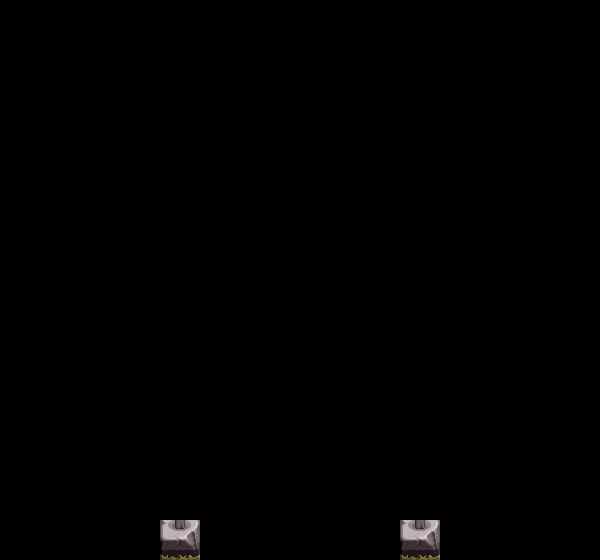

Below is a game level as drawn by its tile map, then a one-line description and the .tmx file that defines it, in full:
An orthogonal 15x14 tile map with 40x40 px tiles, 1 tile layer (y13), 12 hidden layers not drawn.

<map version="1.8" tiledversion="1.8.3" orientation="orthogonal" renderorder="right-down" width="15" height="14" tilewidth="40" tileheight="40" infinite="0" nextlayerid="14" nextobjectid="1">
 <tileset firstgid="1" source="../Camp/map_cemetory_tile6.tsx" />
 <layer id="1" name="y1" width="15" height="14" visible="0">
  <data encoding="csv">
0,0,0,0,0,0,0,0,0,0,0,0,0,0,0,
0,0,0,0,0,52,53,0,52,53,0,0,0,0,0,
0,0,0,0,0,0,0,0,0,0,0,0,0,0,0,
0,0,0,0,0,0,0,0,0,0,0,0,0,0,0,
0,0,0,0,0,0,0,0,0,0,0,0,0,0,0,
0,0,0,0,0,0,0,0,0,0,0,0,0,0,0,
0,0,0,0,0,0,0,0,0,0,0,0,0,0,0,
0,0,0,0,0,0,0,0,0,0,0,0,0,0,0,
0,0,0,0,0,0,0,0,0,0,0,0,0,0,0,
0,0,0,0,0,0,0,0,0,0,0,0,0,0,0,
0,0,0,0,0,0,0,0,0,0,0,0,0,0,0,
0,0,0,0,0,0,0,0,0,0,0,0,0,0,0,
0,0,0,0,0,0,0,0,0,0,0,0,0,0,0,
0,0,0,0,0,0,0,0,0,0,0,0,0,0,0
</data>
 </layer>
 <layer id="2" name="y2" width="15" height="14" visible="0">
  <data encoding="csv">
0,0,0,0,0,0,0,0,0,0,0,0,0,0,0,
0,0,22,0,0,0,0,0,0,0,0,0,22,0,0,
0,0,38,0,0,68,69,0,68,69,0,0,38,0,0,
0,0,0,0,0,0,0,0,0,0,0,0,0,0,0,
0,0,0,0,0,0,0,0,0,0,0,0,0,0,0,
0,0,0,0,0,0,0,0,0,0,0,0,0,0,0,
0,0,0,0,0,0,0,0,0,0,0,0,0,0,0,
0,0,0,0,0,0,0,0,0,0,0,0,0,0,0,
0,0,0,0,0,0,0,0,0,0,0,0,0,0,0,
0,0,0,0,0,0,0,0,0,0,0,0,0,0,0,
0,0,0,0,0,0,0,0,0,0,0,0,0,0,0,
0,0,0,0,0,0,0,0,0,0,0,0,0,0,0,
0,0,0,0,0,0,0,0,0,0,0,0,0,0,0,
0,0,0,0,0,0,0,0,0,0,0,0,0,0,0
</data>
 </layer>
 <layer id="3" name="y3" width="15" height="14" visible="0">
  <data encoding="csv">
0,0,0,0,0,0,0,0,0,0,0,0,0,0,0,
0,0,0,0,0,0,0,0,0,0,0,0,0,0,0,
0,0,0,0,0,0,0,67,0,0,0,0,0,0,0,
0,0,0,0,0,84,85,83,84,85,0,0,0,0,0,
0,0,0,0,0,0,0,0,0,0,0,0,0,0,0,
0,0,0,0,0,0,0,0,0,0,0,0,0,0,0,
0,0,0,0,0,0,0,0,0,0,0,0,0,0,0,
0,0,0,0,0,0,0,0,0,0,0,0,0,0,0,
0,0,0,0,0,0,0,0,0,0,0,0,0,0,0,
0,0,0,0,0,0,0,0,0,0,0,0,0,0,0,
0,0,0,0,0,0,0,0,0,0,0,0,0,0,0,
0,0,0,0,0,0,0,0,0,0,0,0,0,0,0,
0,0,0,0,0,0,0,0,0,0,0,0,0,0,0,
0,0,0,0,0,0,0,0,0,0,0,0,0,0,0
</data>
 </layer>
 <layer id="4" name="y4" width="15" height="14" visible="0">
  <data encoding="csv">
0,0,0,0,0,0,0,0,0,0,0,0,0,0,0,
0,0,0,0,0,0,0,0,0,0,0,0,0,0,0,
0,0,0,0,0,0,0,0,0,0,0,0,0,0,0,
0,0,0,0,0,0,0,0,0,0,0,0,0,0,0,
0,0,0,0,0,0,0,0,0,0,0,0,0,0,0,
0,0,0,0,0,0,0,0,0,0,0,0,0,0,0,
0,0,0,0,0,0,0,0,0,0,0,0,0,0,0,
0,0,0,0,0,0,0,0,0,0,0,0,0,0,0,
0,0,0,0,0,0,0,0,0,0,0,0,0,0,0,
0,0,0,0,0,0,0,0,0,0,0,0,0,0,0,
0,0,0,0,0,0,0,0,0,0,0,0,0,0,0,
0,0,0,0,0,0,0,0,0,0,0,0,0,0,0,
0,0,0,0,0,0,0,0,0,0,0,0,0,0,0,
0,0,0,0,0,0,0,0,0,0,0,0,0,0,0
</data>
 </layer>
 <layer id="5" name="y5" width="15" height="14" visible="0">
  <data encoding="csv">
0,0,0,0,0,0,0,0,0,0,0,0,0,0,0,
0,0,0,0,0,0,0,0,0,0,0,0,0,0,0,
0,0,0,0,0,0,0,0,0,0,0,0,0,0,0,
3,4,0,0,3,4,0,0,0,3,4,0,0,3,4,
19,20,0,0,19,20,0,0,0,19,20,0,0,19,20,
35,36,0,0,35,36,0,0,0,35,36,0,0,35,36,
0,0,0,0,0,0,0,0,0,0,0,0,0,0,0,
0,0,0,0,0,0,0,0,0,0,0,0,0,0,0,
0,0,0,0,0,0,0,0,0,0,0,0,0,0,0,
0,0,0,0,0,0,0,0,0,0,0,0,0,0,0,
0,0,0,0,0,0,0,0,0,0,0,0,0,0,0,
0,0,0,0,0,0,0,0,0,0,0,0,0,0,0,
0,0,0,0,0,0,0,0,0,0,0,0,0,0,0,
0,0,0,0,0,0,0,0,0,0,0,0,0,0,0
</data>
 </layer>
 <layer id="6" name="y6" width="15" height="14" visible="0">
  <data encoding="csv">
0,0,0,0,0,0,0,0,0,0,0,0,0,0,0,
0,0,0,0,0,0,0,0,0,0,0,0,0,0,0,
0,0,0,0,0,0,0,0,0,0,0,0,0,0,0,
0,0,0,0,0,0,0,0,0,0,0,0,0,0,0,
0,0,0,0,0,0,0,0,0,0,0,0,0,0,0,
0,0,0,0,0,25,0,0,0,25,0,0,0,0,0,
0,0,0,0,0,41,0,0,0,41,0,0,0,0,0,
0,0,0,0,0,0,0,0,0,0,0,0,0,0,0,
0,0,0,0,0,0,0,0,0,0,0,0,0,0,0,
0,0,0,0,0,0,0,0,0,0,0,0,0,0,0,
0,0,0,0,0,0,0,0,0,0,0,0,0,0,0,
0,0,0,0,0,0,0,0,0,0,0,0,0,0,0,
0,0,0,0,0,0,0,0,0,0,0,0,0,0,0,
0,0,0,0,0,0,0,0,0,0,0,0,0,0,0
</data>
 </layer>
 <layer id="7" name="y7" width="15" height="14" visible="0">
  <data encoding="csv">
0,0,0,0,0,0,0,0,0,0,0,0,0,0,0,
0,0,0,0,0,0,0,0,0,0,0,0,0,0,0,
0,0,0,0,0,0,0,0,0,0,0,0,0,0,0,
0,0,0,0,0,0,0,0,0,0,0,0,0,0,0,
0,0,0,0,0,0,0,0,0,0,0,0,0,0,0,
0,0,0,0,0,0,0,0,0,0,0,0,0,0,0,
0,21,67,21,0,0,0,66,0,0,0,21,67,21,0,
0,37,83,37,0,0,0,82,0,0,0,37,83,37,0,
0,0,0,0,0,0,0,0,0,0,0,0,0,0,0,
0,0,0,0,0,0,0,0,0,0,0,0,0,0,0,
0,0,0,0,0,0,0,0,0,0,0,0,0,0,0,
0,0,0,0,0,0,0,0,0,0,0,0,0,0,0,
0,0,0,0,0,0,0,0,0,0,0,0,0,0,0,
0,0,0,0,0,0,0,0,0,0,0,0,0,0,0
</data>
 </layer>
 <layer id="8" name="y8" width="15" height="14" visible="0">
  <data encoding="csv">
0,0,0,0,0,0,0,0,0,0,0,0,0,0,0,
0,0,0,0,0,0,0,0,0,0,0,0,0,0,0,
0,0,0,0,0,0,0,0,0,0,0,0,0,0,0,
0,0,0,0,0,0,0,0,0,0,0,0,0,0,0,
0,0,0,0,0,0,0,0,0,0,0,0,0,0,0,
0,0,0,0,0,0,0,0,0,0,0,0,0,0,0,
0,0,0,0,0,0,0,0,0,0,0,0,0,0,0,
0,0,0,0,0,0,0,0,0,0,0,0,0,0,0,
0,0,0,0,0,0,0,0,0,0,0,0,0,0,0,
0,0,0,0,0,0,0,0,0,0,0,0,0,0,0,
0,0,0,0,0,0,0,0,0,0,0,0,0,0,0,
0,0,0,0,0,0,0,0,0,0,0,0,0,0,0,
0,0,0,0,0,0,0,0,0,0,0,0,0,0,0,
0,0,0,0,0,0,0,0,0,0,0,0,0,0,0
</data>
 </layer>
 <layer id="9" name="y9" width="15" height="14" visible="0">
  <data encoding="csv">
0,0,0,0,0,0,0,0,0,0,0,0,0,0,0,
0,0,0,0,0,0,0,0,0,0,0,0,0,0,0,
0,0,0,0,0,0,0,0,0,0,0,0,0,0,0,
0,0,0,0,0,0,0,0,0,0,0,0,0,0,0,
0,0,0,0,0,0,0,0,0,0,0,0,0,0,0,
0,0,0,0,0,0,0,0,0,0,0,0,0,0,0,
0,0,0,0,0,0,0,0,0,0,0,0,0,0,0,
0,0,0,0,0,0,0,0,0,0,0,0,0,0,0,
21,21,0,21,21,0,0,0,0,0,21,21,0,21,21,
37,37,0,37,37,0,0,0,0,0,37,37,0,37,37,
0,0,0,0,0,0,0,0,0,0,0,0,0,0,0,
0,0,0,0,0,0,0,0,0,0,0,0,0,0,0,
0,0,0,0,0,0,0,0,0,0,0,0,0,0,0,
0,0,0,0,0,0,0,0,0,0,0,0,0,0,0
</data>
 </layer>
 <layer id="10" name="y10" width="15" height="14" visible="0">
  <data encoding="csv">
0,0,0,0,0,0,0,0,0,0,0,0,0,0,0,
0,0,0,0,0,0,0,0,0,0,0,0,0,0,0,
0,0,0,0,0,0,0,0,0,0,0,0,0,0,0,
0,0,0,0,0,0,0,0,0,0,0,0,0,0,0,
0,0,0,0,0,0,0,0,0,0,0,0,0,0,0,
0,0,0,0,0,0,0,0,0,0,0,0,0,0,0,
0,0,0,0,0,0,0,0,0,0,0,0,0,0,0,
0,0,0,0,0,0,0,0,0,0,0,0,0,0,0,
0,0,0,0,0,0,49,0,50,0,0,0,0,0,0,
0,0,0,0,24,0,65,0,66,0,23,0,0,0,0,
0,0,0,0,40,0,81,0,82,0,39,0,0,0,0,
0,0,0,0,0,0,0,0,0,0,0,0,0,0,0,
0,0,0,0,0,0,0,0,0,0,0,0,0,0,0,
0,0,0,0,0,0,0,0,0,0,0,0,0,0,0
</data>
 </layer>
 <layer id="11" name="y11" width="15" height="14" visible="0">
  <data encoding="csv">
0,0,0,0,0,0,0,0,0,0,0,0,0,0,0,
0,0,0,0,0,0,0,0,0,0,0,0,0,0,0,
0,0,0,0,0,0,0,0,0,0,0,0,0,0,0,
0,0,0,0,0,0,0,0,0,0,0,0,0,0,0,
0,0,0,0,0,0,0,0,0,0,0,0,0,0,0,
0,0,0,0,0,0,0,0,0,0,0,0,0,0,0,
0,0,0,0,0,0,0,0,0,0,0,0,0,0,0,
0,0,0,0,0,0,0,0,0,0,0,0,0,0,0,
0,0,0,0,0,0,0,0,0,0,0,0,0,0,0,
0,0,0,0,0,0,0,0,0,0,0,0,0,0,0,
0,0,0,0,0,0,0,0,0,0,0,0,0,0,0,
0,0,0,0,0,0,0,0,0,0,0,0,0,0,0,
0,0,0,0,0,0,0,0,0,0,0,0,0,0,0,
0,0,0,0,0,0,0,0,0,0,0,0,0,0,0
</data>
 </layer>
 <layer id="12" name="y12" width="15" height="14" visible="0">
  <data encoding="csv">
0,0,0,0,0,0,0,0,0,0,0,0,0,0,0,
0,0,0,0,0,0,0,0,0,0,0,0,0,0,0,
0,0,0,0,0,0,0,0,0,0,0,0,0,0,0,
0,0,0,0,0,0,0,0,0,0,0,0,0,0,0,
0,0,0,0,0,0,0,0,0,0,0,0,0,0,0,
0,0,0,0,0,0,0,0,0,0,0,0,0,0,0,
0,0,0,0,0,0,0,0,0,0,0,0,0,0,0,
0,0,0,0,0,0,0,0,0,0,0,0,0,0,0,
0,0,0,0,0,0,0,0,0,0,0,0,0,0,0,
0,0,0,0,0,0,0,0,0,0,0,0,0,0,0,
0,0,0,0,0,0,50,0,49,0,0,0,0,0,0,
0,0,0,0,1,0,66,0,65,0,1,0,0,0,0,
0,0,0,0,17,0,82,0,81,0,17,0,0,0,0,
0,0,0,0,0,0,0,0,0,0,0,0,0,0,0
</data>
 </layer>
 <layer id="13" name="y13" width="15" height="14">
  <data encoding="csv">
0,0,0,0,0,0,0,0,0,0,0,0,0,0,0,
0,0,0,0,0,0,0,0,0,0,0,0,0,0,0,
0,0,0,0,0,0,0,0,0,0,0,0,0,0,0,
0,0,0,0,0,0,0,0,0,0,0,0,0,0,0,
0,0,0,0,0,0,0,0,0,0,0,0,0,0,0,
0,0,0,0,0,0,0,0,0,0,0,0,0,0,0,
0,0,0,0,0,0,0,0,0,0,0,0,0,0,0,
0,0,0,0,0,0,0,0,0,0,0,0,0,0,0,
0,0,0,0,0,0,0,0,0,0,0,0,0,0,0,
0,0,0,0,0,0,0,0,0,0,0,0,0,0,0,
0,0,0,0,0,0,0,0,0,0,0,0,0,0,0,
0,0,0,0,0,0,0,0,0,0,0,0,0,0,0,
0,0,0,0,0,0,0,0,0,0,0,0,0,0,0,
0,0,0,0,33,0,0,0,0,0,33,0,0,0,0
</data>
 </layer>
</map>
